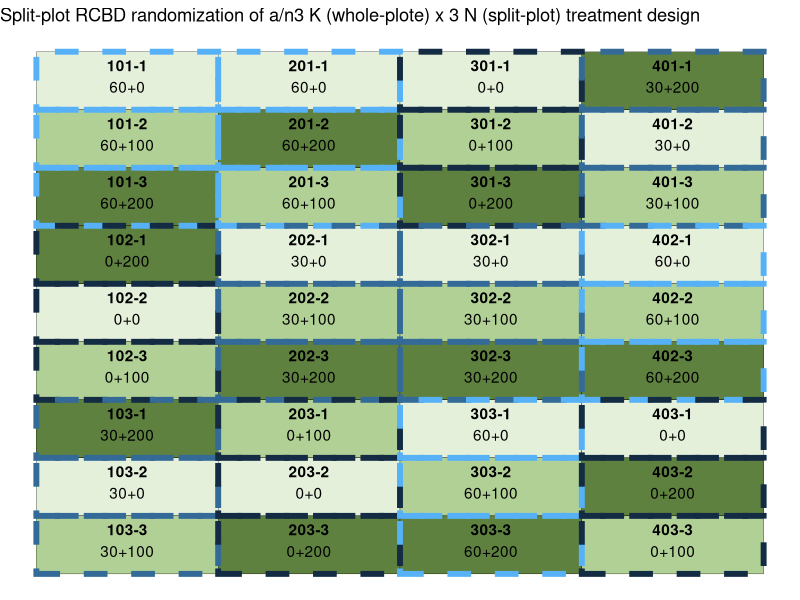

R code for this plot: (Note: this script raises an error after producing the figure.)
## ---- chunk 1
library(tidyverse)

## ---- chunk 2
#Setting seed to get some randomization result every time 
set.seed(930)

wp_rcbd_rand <- crossing(krate_kgha = c(0,30,60),
                         block = 1:4) %>%
  
arrange(block) %>%
# Randomizing Whole Plot treatment factor to blocks (restricted)
group_by(block) %>%
mutate(krate_kgha = sample (krate_kgha)) %>%
#Creating WP plot numbers
mutate(wplot = (block*100)+ 1:3) %>% 
  ungroup()

wp_rcbd_rand
## ---- chunk 3
sp_rcbd_rand <- crossing(nrate_kgha = c(0,100,200),
                         wplot = wp_rcbd_rand$wplot
                         ) %>%
  arrange(wplot) %>%
 # Randomizing SP treatment factor to WP plots (restricted)
 group_by(wplot) %>%
 mutate(nrate_kgha = sample(nrate_kgha)) %>%
 # Creating SP plot numbers
 mutate(splot = paste0(wplot,"-",1:3)) %>%
 ungroup()

sp_rcbd_rand
## ---- chunk 4
spp_rcbd_rand <- wp_rcbd_rand %>%
  right_join(sp_rcbd_rand) %>%
  mutate(trtname = paste0(krate_kgha, "+", nrate_kgha))

spp_rcbd_rand
## ---- chunk 5
spp_rcbd_rand %>%
  filter(block ==1)
## ---- chunk 6
spp_rcbd_layout <- spp_rcbd_rand %>%
  # Defining number of rows and columns in the field for plotting purposes
  mutate(row = rep(1:4, each = 9)) %>% 
  mutate(col = rep(seq(from = 1,
                       to = 9, #total number of treatments,
                       by = 1),
                   times = 4 #total number of blocks
                       )) %>%
  # Creating plot and trtname labels for plotting 
  mutate(lab = paste0(splot, "\n", trtname))

spp_rcbd_layout
## ---- chunk 7
ggplot(data = spp_rcbd_layout, aes(x = row,
                                   y = -col)) +
   geom_tile(aes(fill = factor(nrate_kgha)),
            color = "black",
            show.legend = F
            ) +
  geom_tile(aes(color = krate_kgha),
            show.legend = F,
            size = 2,
            linetype = 2,
            fill = NA
            ) +
  scale_fill_manual(values = c("#e5f0db",
                               "#b1d095",
                               "#5e813f")) +
  geom_text(aes(label = splot), fontface = "bold", vjust = -.8) +
  geom_text(aes(label = trtname), vjust = 1) +
  labs(title = "Split-plot RCBD randomization of a/n3 K (whole-plote) x 3 N (split-plot) treatment design") +
  theme_void()
 
## ---- chunk 8
spp_rcbd_rand %>%
  # Rearranging columns 
  dplyr::select(block, wplot, krate_kgha,
                splot, nrate_kgha,
                trtname) %>%
  write_csv("../output/spp_rcbd_randomization_table.csv")
## ---- chunk 9
ggsave("../output/spp_rcbd_layoutmap.png",
       width = 6,
       height = 5,
       bg = "white"
       )
